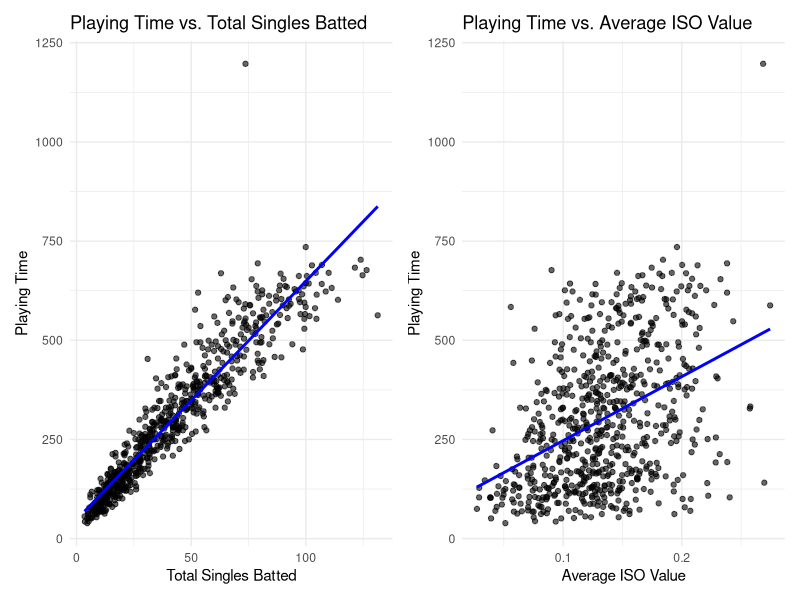
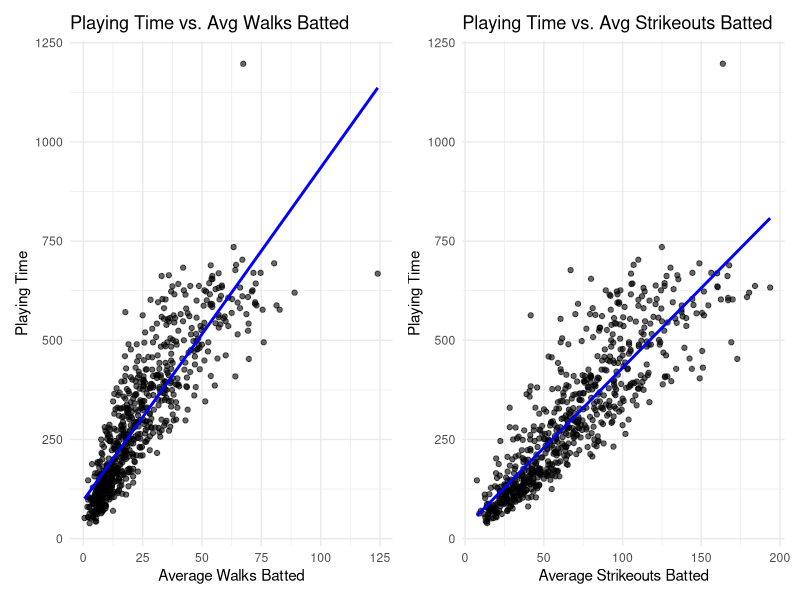
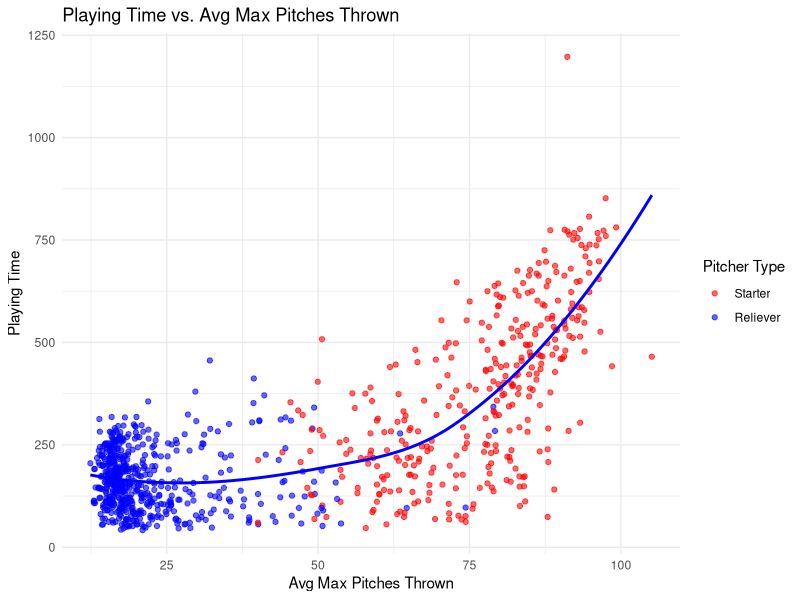

These charts were generated, in order, by the following R code:
## ---- chunk 1
knitr::opts_chunk$set(echo = TRUE)
## ---- chunk 2
library(ggplot2)
library(dplyr)
library(patchwork)

allPlayersDataallallall <- read.csv("allPlayersDataallallall.csv", header=TRUE)

selectedVars <- allPlayersDataallallall %>% 
  dplyr::select(AVG_PLAYING_TIME, plateAppearances_batted, atBatsFaced_pitched, weighted_avg_iso_value_batted, total_single_batted, weighted_avg_max_times_faced_batted, weighted_avg_max_pitches_thrown_pitched, total_walk_batted, total_strikeout_batted, total_at_bats_faced_as_starter_pitched, total_at_bats_faced_as_reliever_pitched)
## ---- chunk 3
batting <- selectedVars %>% 
  filter(plateAppearances_batted > atBatsFaced_pitched & plateAppearances_batted > 100) %>% 
  mutate(avg_single_batted = total_single_batted / ((atBatsFaced_pitched + plateAppearances_batted)/AVG_PLAYING_TIME))

plot1 <- ggplot(batting, aes(x = avg_single_batted, y = AVG_PLAYING_TIME)) +
  geom_point(alpha = 0.6) +  
  geom_smooth(method="lm", color="blue", se=FALSE) +
  labs(title = "Playing Time vs. Total Singles Batted",
       x = "Total Singles Batted",
       y = "Playing Time") +
  theme_minimal()

plot2 <- ggplot(batting, aes(x = weighted_avg_iso_value_batted, y = AVG_PLAYING_TIME)) +
  geom_point(alpha = 0.6) +  
  geom_smooth(method="lm", color="blue", se=FALSE) +
  labs(title = "Playing Time vs. Average ISO Value",
       x = "Average ISO Value",
       y = "Playing Time") +
  theme_minimal()

plot1 + plot2
## ---- chunk 4
pitching <- selectedVars %>% 
  filter(plateAppearances_batted >100) %>%
  mutate(avg_walk_batted = total_walk_batted / ((atBatsFaced_pitched + plateAppearances_batted)/AVG_PLAYING_TIME),
         avg_strikeout_batted = total_strikeout_batted / ((atBatsFaced_pitched + plateAppearances_batted)/AVG_PLAYING_TIME))

plot3 <- ggplot(pitching, aes(x = avg_walk_batted, y = AVG_PLAYING_TIME)) +
  geom_point(alpha = 0.6) +  
  geom_smooth(method="lm", color="blue", se=FALSE) +
  labs(title = "Playing Time vs. Avg Walks Batted",
       x = "Average Walks Batted",
       y = "Playing Time") +
  theme_minimal()

plot4 <- ggplot(pitching, aes(x = avg_strikeout_batted, y = AVG_PLAYING_TIME)) +
  geom_point(alpha = 0.6) +  
  geom_smooth(method="lm", color="blue", se=FALSE) +
  labs(title = "Playing Time vs. Avg Strikeouts Batted",
       x = "Average Strikeouts Batted",
       y = "Playing Time") +
  theme_minimal()

plot3 + plot4
## ---- chunk 5
pitching2 <- selectedVars %>% 
  filter(atBatsFaced_pitched > 100) %>% 
  mutate(
    pitcherIndicator = ifelse(total_at_bats_faced_as_starter_pitched > total_at_bats_faced_as_reliever_pitched, "Starter", "Reliever")
  ) %>%
  mutate(pitcherIndicator = factor(pitcherIndicator, levels = c("Starter", "Reliever")))

plot5 <- ggplot(pitching2, aes(x = weighted_avg_max_pitches_thrown_pitched, y = AVG_PLAYING_TIME)) +
  geom_point(aes(color = pitcherIndicator), alpha = 0.6) +  
  geom_smooth(method = "loess", color = "blue", se = FALSE) +
  labs(
    title = "Playing Time vs. Avg Max Pitches Thrown",
    x = "Avg Max Pitches Thrown",
    y = "Playing Time",
    color = "Pitcher Type" # This sets the legend title
  ) +
  scale_color_manual(values = c("Starter" = "red", "Reliever" = "blue")) +
  theme_minimal()

plot5
